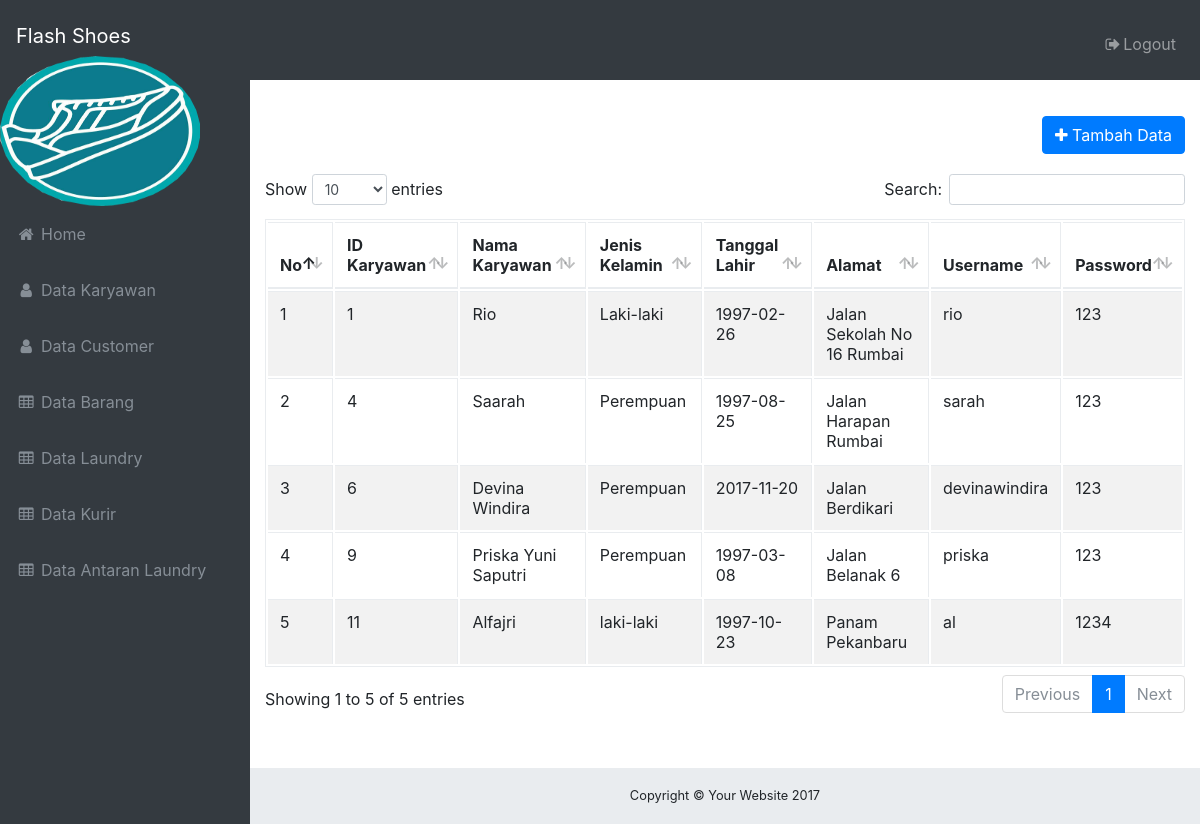
The app's page /index.php/karyawan with its own data.
### tables this page shows
CREATE TABLE `karyawan` (
  `id_pegawai` int(30) NOT NULL,
  `nama_pegawai` varchar(40) NOT NULL,
  `jenis_kelamin` varchar(30) NOT NULL,
  `tgl_lahir` date NOT NULL,
  `alamat` varchar(50) NOT NULL,
  `username` varchar(30) NOT NULL,
  `password` varchar(20) NOT NULL
);

### application/controllers/Karyawan.php (called while the page is built, shortened)
<?php
class Karyawan extends CI_Controller
{
	function __construct()
	{
		$this->load->model('Karyawan_model');
	}
	function index()
	{
		$data['karyawan']=$this->Karyawan_model->ambil_data();
		$this->load->view('Karyawan/karyawan_list',$data);
	}
}
 ?>

### index.php (called while the page is built, shortened)
<?php
require_once BASEPATH.'core/CodeIgniter.php';

### application/models/Karyawan_model.php (called while the page is built, shortened)
<?php
class Karyawan_model extends CI_Model
{
	public $nama_table 	= 'karyawan';
	public $id			= 'id_pegawai';
	public $order		= 'ASC';
	function ambil_data(){
		$this->db->order_by($this->id,$this->order);
		return $this->db->get($this->nama_table)->result();
}
}
?>

### application/views/Karyawan/karyawan_list.php (the view, shortened to what this page needs)
<div class="row">
	<div class="col-md-12 text-right" style="margin-top:20px;margin-bottom:20px">
	<?php echo anchor(site_url("Karyawan/tambah"),'<i class="fa fa-plus"></i> Tambah Data','class= "btn btn-primary"'); ?>
</div>
</div>
<div class="row">
<table id="example" class="table table-striped table-bordered">
	<thead>
	<tr>
		<th>No</th>
		<th>ID Karyawan</th>
		<th>Nama Karyawan</th>
		<th>Jenis Kelamin</th>
		<th>Tanggal Lahir</th>
		<th>Alamat</th>
		<th>Username</th>
		<th>Password</th>
	</tr>
	</thead>
	<tbody>
	<?php foreach ($karyawan as $key => $value) {?>
		<tr>
			<td><?php echo $key+1; ?></td>
			<td><?php echo $value->id_pegawai; ?></td>
			<td><?php echo $value->nama_pegawai; ?></td>
			<td><?php echo $value->jenis_kelamin; ?></td>
			<td><?php echo $value->tgl_lahir; ?></td>
			<td><?php echo $value->alamat; ?></td>
			<td><?php echo $value->username; ?></td>
			<td><?php echo $value->password; ?></td>
		</tr>
		<?php } ?>
	</tbody>
</table>
</div>

### assets/css/sb-admin.css (style rules this page uses)
html { position: relative; min-height: 100%; }
body { overflow-x: hidden; }
body.sticky-footer { margin-bottom: 56px; }
body.fixed-nav { padding-top: 56px; }

### records on screen
karyawan: id_pegawai "1", nama_pegawai "Rio", jenis_kelamin "Laki-laki", tgl_lahir "1997-02-26", alamat "Jalan Sekolah No 16 Rumbai", username "rio", password "123"
karyawan: id_pegawai "4", nama_pegawai "Saarah", jenis_kelamin "Perempuan", tgl_lahir "1997-08-25", alamat "Jalan Harapan Rumbai", username "sarah", password "123"
karyawan: id_pegawai "6", nama_pegawai "Devina Windira", jenis_kelamin "Perempuan", tgl_lahir "2017-11-20", alamat "Jalan Berdikari", username "devinawindira", password "123"
karyawan: id_pegawai "9", nama_pegawai "Priska Yuni Saputri", jenis_kelamin "Perempuan", tgl_lahir "1997-03-08", alamat "Jalan Belanak 6", username "priska", password "123"
karyawan: id_pegawai "11", nama_pegawai "Alfajri", jenis_kelamin "laki-laki", tgl_lahir "1997-10-23", alamat "Panam Pekanbaru", username "al", password "1234"
